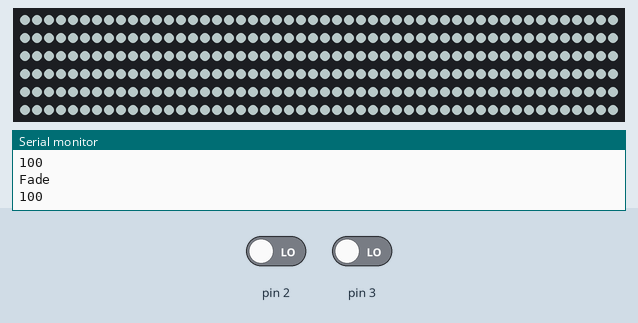
The sketch below on a simulated Arduino Uno, built with avr-gcc and run on an emulated ATmega328P. On the bench: 300 RGB LEDs in strip order, left to right, continuing on the next row, the last lines printed to the serial monitor. Inputs (shaded band) come from the test bench; at power-on: pin 2 LOW, pin 3 LOW. Dim RGB values are drawn brighter than linear.

Above: at 10.5 s.
At 22.8 s:
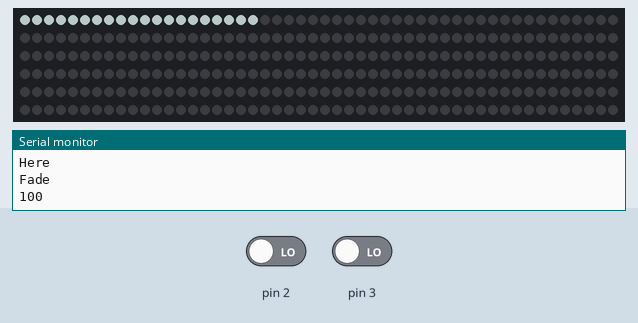
22.9 s: pin 2 driven HIGH
At 26.9 s:
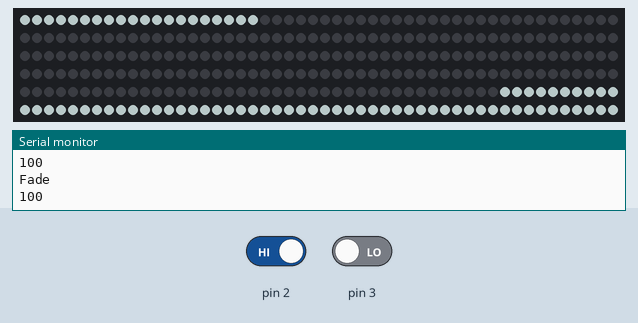
Timing chart, 0 to 28.4 s (numbered marks = the images above; inputs shaded):
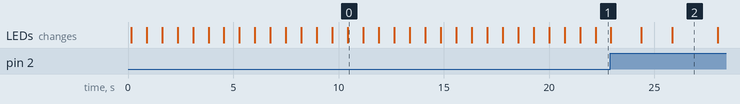

The sketch:

LEDstairs.ino
```cpp
struct Step {
  int8_t led_amount;
  uint16_t night_mode_bitmask;
};

#define STRIP_LED_AMOUNT 300  // количество чипов WS2811/WS2812 на всех ступеньках. Для WS2811 кол-во чипов = кол-во светодиодов / 3
#define STEP_AMOUNT 15        // количество ступенек

// описание всех ступенек с возможностью подсветки ЛЮБЫХ ступенек в ночном режиме
Step steps[STEP_AMOUNT] = {
  { 20, 0b111111111111111111111 },   // первая ступенька 16 чипов, 0b0100100100100100 - каждый третий чип активен в ночном режиме
  { 20, 0b000000000000000000000 },   // вторая ступенька 16 чипов, 0b0000000000000000 - не активен в ночном режиме
  { 20, 0b000000000000000000000 },   // 3
  { 20, 0b000000000000000000000 },   // 4
  { 20, 0b000000000000000000000 },   // 5
  { 20, 0b000000000000000000000 },   // 6
  { 20, 0b000000000000000000000 },   // 7
  { 20, 0b000000000000000000000 },   // 8
  { 20, 0b000000000000000000000 },   // 9
  { 20, 0b000000000000000000000 },   // 10
  { 20, 0b000000000000000000000 },   // 11
  { 20, 0b000000000000000000000 },   // 12
  { 20, 0b000000000000000000000 },   // 13
  { 20, 0b000000000000000000000 },   // 14
  { 20, 0b111111111111111111111 }    // 15
};
#define AUTO_BRIGHT 1     // автояркость вкл(1)/выкл(0) (с фоторезистором)
#define CUSTOM_BRIGHT 100  // ручная яркость

#define FADR_SPEED 370         // скорость переключения с одной ступеньки на другую, меньше - быстрее
#define TIMEOUT 8            // секунд, таймаут выключения ступенек после срабатывания одного из датчиков движения

#define NIGHT_LIGHT_COLOR mCOLOR(WHITE)  // по умолчанию белый
#define NIGHT_LIGHT_BRIGHT 75  // 0 - 255 яркость ночной подсветки
#define NIGHT_PHOTO_MAX 500   // максимальное значение фоторезистора для отключения подсветки, при освещении выше этого подсветка полностью отключается
#define SMOOTH_DELAY 15 //ПЛАВНОСТЬ ВКЛЮЧЕНИЕ ЭФФЕКТОВ
// пины
// если перепутаны сенсоры - можно поменять их местами в коде! Вот тут
#define SENSOR_START 3   // пин датчика движения
#define SENSOR_END 2     // пин датчика движения
#define STRIP_PIN 13     // пин ленты ступенек
#define PHOTO_PIN A0     // пин фоторезистора

#define ORDER_RGB    // порядок цветов ORDER_GRB / ORDER_RGB / ORDER_BRG ТУТ МОЖЕШЬ ПОПРОБОВАТЬ РАЗНЫЕ ВАРИАНТЫ ЧТОБЫ ЦВЕТА ОТОБРАЖАЛИСЬ ПО ЧЕЛОВЕЧЕСК
#define COLOR_DEBTH 3   // цветовая глубина: 1, 2, 3 (в байтах)

// для разработчиков
#include <microLED.h>
#include <FastLED.h> // ФЛ для функции Noise

LEDdata stripLEDs[STRIP_LED_AMOUNT];  // буфер ленты ступенек
microLED strip(stripLEDs, STRIP_LED_AMOUNT, STRIP_PIN);  // объект лента (НЕ МАТРИЦА) из-за разного количества диодов на ступеньку!
LEDdata color = mRGB(235, 255, 255); //ВОТ ТУТ МЕНЯТЬ ЦВЕТ РГБ
//LEDdata color = mHSV(235,255,255); //ВОТ ТУТ HSV ЕСЛИ ЛУЧШЕ, ВЫБИРАЙ, НО ДРУГОЕ ЗАККОМЕНТИРУЙ

int8_t effectDirection = 1;
byte curBright = CUSTOM_BRIGHT;
uint32_t timeoutCounter = millis();
uint32_t tmr = millis();
bool systemIdleState = false;
bool systemOffState = false;
bool isNightLight = false;
int steps_start[STEP_AMOUNT];
int8_t minStepLength = steps[0].led_amount;

struct PirSensor {
  int8_t effectDirection;
  int8_t pin;
  bool lastState;
};

PirSensor startPirSensor = { 1, SENSOR_START, false};
PirSensor endPirSensor = { -1, SENSOR_END, false};

void setup() {
  tmr = millis();
  Serial.begin(9600);
  setBrightness(curBright);    // яркость (0-255)
  clear();
  show();
  steps_start[0] = 0;
  for (int i = 1; i < STEP_AMOUNT; i++) {
    if (steps[i].led_amount < minStepLength ) {
      minStepLength = steps[i].led_amount;
    }
    steps_start[i] = steps_start[i - 1] + steps[i - 1].led_amount; // вычисляем стартовые позиции каждой ступеньки
  }
  clear();
  show();
  delay(100);
}

void loop() {
  handlePirSensor(&startPirSensor);
  handlePirSensor(&endPirSensor);
  if (systemIdleState || systemOffState) {
    handlePhotoResistor();
    if (!isNightLight)
      handleNightLight();
    show();
    delay(50);
  } else {
    isNightLight = false;
    stepsTurn(effectDirection, true);
    handleTimeout();

    //handleNightLight();
    //  stepFader(effectDirection, 0);
    //  stepsTurn(effectDirection, true);
    //  stepsTurn(effectDirection, false);
    //  handleTimeout();
    //  Serial.println("Fine");
    //  clear();
    //  show();
    //  delay(2000);
    //  stepsTurn(-1, true);
    //  stepsTurn(-1, false);
    //  clear();
    //  show();
    //  delay(2000);
  }
}


void handlePhotoResistor() {
#if (AUTO_BRIGHT == 1)
  if (millis() - tmr >= 3000) {
    int photo = analogRead(PHOTO_PIN);
    Serial.print("Photo resistor ");
    Serial.println(photo);
    systemOffState = photo > NIGHT_PHOTO_MAX;
    curBright = systemOffState ? 0 : map(photo, 30, 800, 10, 200);
    setBrightness(curBright);
    tmr = millis();
  }
#endif
}

void handleNightLight() {
  if (isNightLight) return;
  if (millis() - tmr >= 2500) {
    tmr = millis();
    nightLight();
  }
}

void nightLight() {
  isNightLight = true;
  Serial.println("Here");
  if (systemOffState) {
    Serial.println("System OFF ");
    clear();
    show();
    return;
  }
  clear();
  fillStep(0, color, true);
  fillStep(STEP_AMOUNT - 1, color, true);
  //  smooth(curBright);
}

void handleTimeout() {
  if (millis() - timeoutCounter >= (TIMEOUT * 1000L)) {
    systemIdleState = true;
    stepsTurn(effectDirection, false);
    nightLight();
  }
}

void handlePirSensor(PirSensor * sensor) {
  if (systemOffState) return;

  int newState = digitalRead(sensor->pin);
  if (newState && !sensor->lastState) {
    Serial.print("PIR sensor ");
    Serial.println(sensor->pin);
    timeoutCounter = millis(); // при срабатывании датчика устанавливаем заново timeout
    if (systemIdleState) {
      effectDirection = sensor->effectDirection;
      stepFader(effectDirection == 1 ? 0 : 1,  0);
      systemIdleState = false;
    }
  }
  sensor->lastState = newState;
}
```

effects.ino
```cpp
// плавный включатель-выключатель эффектов
void stepFader(bool dir, bool state) {
  // dir 0 на себя, 1 от себя
  // state 0 рост, 1 выкл
  // 0 0
  // 0 1
  // 1 0
  // 1 1
  byte mode = state | (dir << 1);
  byte counter = 0;
  while (1) {
    if (millis() - tmr >= FADR_SPEED) {
      counter++;
      tmr = millis();
      switch (mode) {
        case 0: staticColor(1, 0, counter); break;
        case 1: staticColor(-1, counter, STEP_AMOUNT); break;
        case 2: staticColor(1, STEP_AMOUNT - counter, STEP_AMOUNT); break;
        case 3: staticColor(-1, 0, STEP_AMOUNT - counter); break;
      }
      show();
      if (counter == STEP_AMOUNT) break;
    }
  }
  if (state == 1) {
    clear();
    show();
  }
}

// ============== ЭФФЕКТЫ =============
// ========= огонь
// настройки пламени
#define HUE_GAP 45      // заброс по hue
#define HUE_START 2     // начальный цвет огня (0 красный, 80 зелёный, 140 молния, 190 розовый)
#define MIN_SAT 220     // мин. насыщенность
#define MAX_SAT 255     // макс. насыщенность

uint32_t getPixColor(CRGB thisPixel) {
  return (((uint32_t)thisPixel.r << 16) | (thisPixel.g << 8) | thisPixel.b);
}

void stepsTurn(int8_t dir, bool mode) {
  if (dir == 1) {
    for (int i = 0; i < STEP_AMOUNT; i++) {
      fillStep(i, color, mode);
      show();
    }
  } else {
    for (int i = STEP_AMOUNT - 1; i >= 0; i--) {
      fillStep(i, color, mode);
      show();
    }
  }
}

void stepsTurnOff(int8_t dir) {
  if (dir == 1) {
    for (int i = 0; i < STEP_AMOUNT; i++) {
      fillStep(i, mRGB(0, 0, 0), false);
      show();
    }
  } else {
    for (int i = STEP_AMOUNT - 1; i >= 0; i--) {
      fillStep(i, mRGB(0, 0, 0), false);
      show();
    }
  }
}

void fadeStep(int num, bool mode) {
  byte x = 0;
  Serial.println(curBright);
  if (mode) {
    while (x < curBright) {
//      Serial.println(x);
      for (int i = steps_start[num]; i < steps_start[num] + steps[num].led_amount; i++) {
//        strip.fade(i, curBright - x);
//        setBrightness(curBright);
      }
      show();
      x += 5;
//      delay(5);
    }
  } else {
    while (curBright - x > 0) {
//      Serial.println(x);
      for (int i = steps_start[num]; i < steps_start[num] + steps[num].led_amount; i++) {
//        strip.fade(i, x);
//        Serial.print("i ");
//        Serial.println(i);
//        Serial.print("x ");
//        Serial.println(x);
      }
      x += 5;
      show();
//      delay(50);
    }
  }
}

// ========= смена цвета общая

void staticColor(int8_t dir, byte from, byte to) {
  for (int i = 0; i < STEP_AMOUNT; i++) {
    if (i < from || i > to) continue;
    else {
      if (dir == 1)fillStep(i, color, true);
      else fillStep(i, mRGB(0, 0, 0), false);
    }
  }
}
// ========= залить ступеньку цветом (служебное)
void fillStep(int8_t num, LEDdata color, bool mode) {
  if (num >= STEP_AMOUNT || num < 0) return;
  for (int i = steps_start[num]; i < steps_start[num] + steps[num].led_amount; i++) {
    if (mode) {
      stripLEDs[i] = color;
    }
    else {
      stripLEDs[i] = mRGB(0, 0, 0);
    }
  }
  Serial.println("Fade");
  fadeStep(num, mode);
  tmr = millis();
  while (millis() - tmr < FADR_SPEED) {};
}

void fillStepWithBitMask(int8_t num, LEDdata color, uint32_t bitMask) {
  if (num >= STEP_AMOUNT || num < 0) return;
  for (int i = steps_start[num]; i < steps_start[num] + steps[num].led_amount; i++) {
    if (bitRead(bitMask, (i - steps_start[num]) % 16)) {
      stripLEDs[i] = color;
    }
  }
}

void smooth(int bright) {
  int changeBright = 0;
  do {
    delay(SMOOTH_DELAY);
    setBrightness(changeBright);
    show();
    changeBright += 5;
  } while (changeBright < bright);
}

void setBrightness(int brightness) {
  strip.setBrightness(brightness);
}

void show() {
  strip.show();
}

void clear() {
  strip.clear();
}
```
